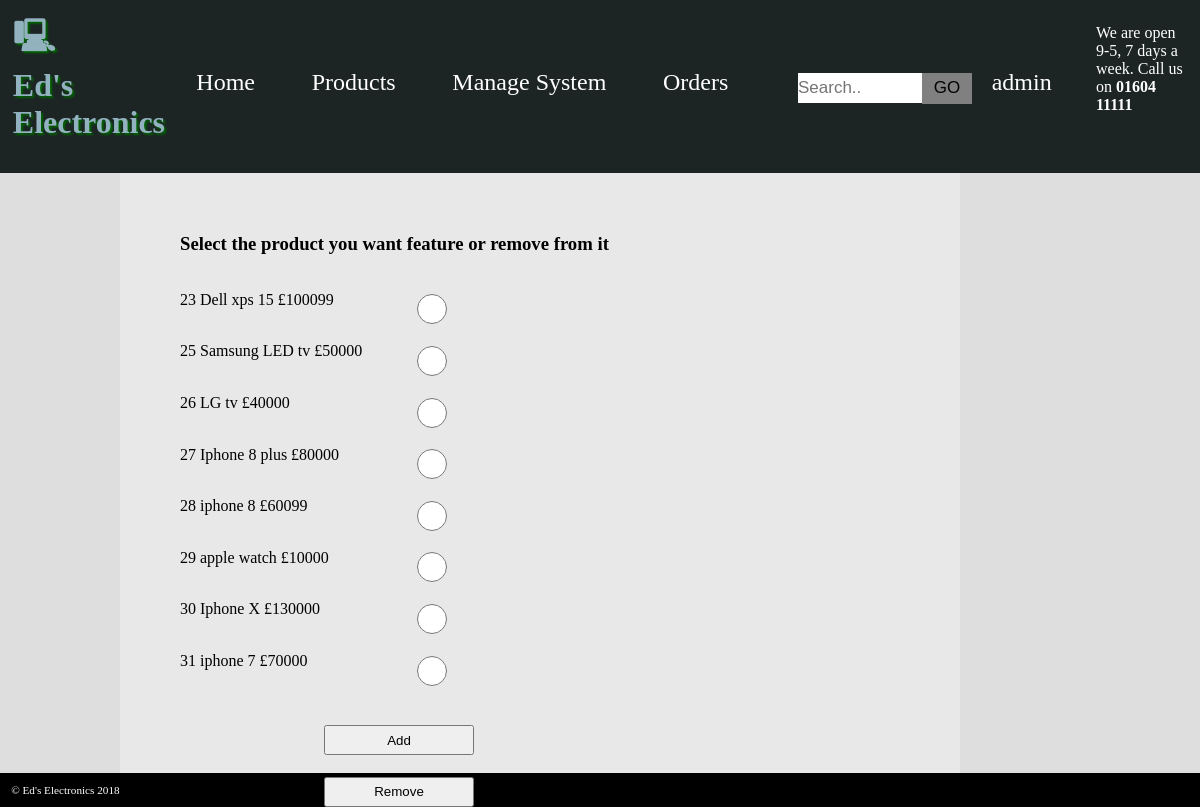
The app's page /featureProduct.php (signed in) with its own data.
### tables this page shows
CREATE TABLE `products` (
  `p_id` int(11) NOT NULL,
  `name` varchar(255) NOT NULL,
  `c_id` int(11) NOT NULL,
  `admin_id` int(11) NOT NULL,
  `img` varchar(255) NOT NULL,
  `p_details` varchar(255) NOT NULL,
  `price` int(255) NOT NULL,
  `date` timestamp NOT NULL DEFAULT CURRENT_TIMESTAMP
);

### session.php (called while the page is built, shortened)
<?php
	include 'header.php';
?>

### featureProduct.php (the view, shortened to what this page needs)
<?php
	include 'session.php';
	include 'footer.php';
?>
<?php if (isset($_SESSION['aId'])) { ?>
<main>
<form action="featureProduct.php" method="POST">
	<h3>Select the product you want feature or remove from it</h3><br><br>
	<?php
	$s = $p->prepare("SELECT * FROM products");
	$s->execute();
	foreach ($s as $key) { ?>
		<label>
			<?php
				echo $key['p_id'];
				echo $key['name'];
				echo "£";
				echo $key['price'];
			?>
		</label>
		<input type="radio" name="pId" value="<?php echo $key['p_id'] ?>" ><br>
		<?php
				}
		?><br><br>
		<input type="submit" name="add" value="Add"><br><br>
		<input type= "submit" name="del" value="Remove">
</form>
</main>
<?php } ?>

### header.php (shortened to what this page needs)
<link rel="stylesheet" href="electronics.css" />
<header>
			<h1>Ed's Electronics</h1>
			<ul>
				<li><a href="index.php">Home</a></li>
				<li><a href="#">Products</a>
				</li>
				<li><?php
				if (isset($_SESSION['aId'])) {
						echo "Manage System";
						}
				?>
				</li>
				<?php
				if (isset($_SESSION['aId'])) {
						echo '<li><a href ="orders.php">Orders</a></li>';
					}
				?>
				<li><?php
						include 'search.php'
						?>
				</li>
				<li><?php
						$p = new PDO('mysql:dbname=assessment;host=localhost','root','');
						if (isset($_SESSION['sId'])) {
							$id = $_SESSION['sId'];
							$u = $p->prepare("SELECT uName FROM user_login WHERE user_id = '$id'");
							$u->execute();
							$s =$u->fetch();
							echo $s['uName'];
						}
						else if (isset($_SESSION['aId'])) {
							$id = $_SESSION['aId'];
							$u = $p->prepare("SELECT uName FROM admin_login WHERE admin_id = '$id'");
							$u->execute();
							$s =$u->fetch();
							echo $s['uName'];
						}
						else
							echo "Account";
						?>
					</li>
			</ul>
			<address>
				<p>We are open 9-5, 7 days a week. Call us on
					<strong>01604 11111</strong>
				</p>
			</address>
		</header>

### electronics.css (style rules this page uses)
* { margin: 0; padding: 0; }
h1 { font-family: 'Audiowide', cursive; margin: 0.4em; }
header h1:before { content: "\1F5B3"; font-family: 'hack'; padding-right: 0.4em; }
header h1 { color: #92B2BF; text-shadow: 2px 2px 2px darkgreen; }
header a { color: white; text-decoration: none; }
header address { float: right; color: white; font-style: normal; padding: 1em; }
main { min-height: 20vh; grid-area: main; padding: 5vw; background-color: #E8E8E8; }
header { background-color: #1C2524; grid-area: header;transition: 0.5s; }
header { display: grid; grid-template-columns: 10% 80% 10%; }
header ul { align-self: center; display: grid; grid-template-columns: auto auto auto auto auto auto; grid-template-rows: auto; color: white; list-style-type: none;padding-left: 5%; }
header > ul > li { font-size: 1.5em; cursor: pointer; text-align: center; }
h1 { font-weight: bold; margin-bottom: 1em; }
p { margin-top: 0.5em; margin-bottom: 0.5em; }
form input { box-sizing: border-box; display: block; width: 30%; height: 30px;margin-left: 20%; margin-top: -2%; }
input[type = 'submit'] { width:150px; }

### records on screen
products: p_id "23", name "Dell xps 15", price "100099"
products: p_id "25", name "Samsung LED tv", price "50000"
products: p_id "26", name "LG tv", price "40000"
products: p_id "27", name "Iphone 8 plus", price "80000"
products: p_id "28", name "iphone 8", price "60099"
products: p_id "29", name "apple watch", price "10000"
products: p_id "30", name "Iphone X", price "130000"
products: p_id "31", name "iphone 7", price "70000"

### other values on screen
$s['uName'] "admin"
